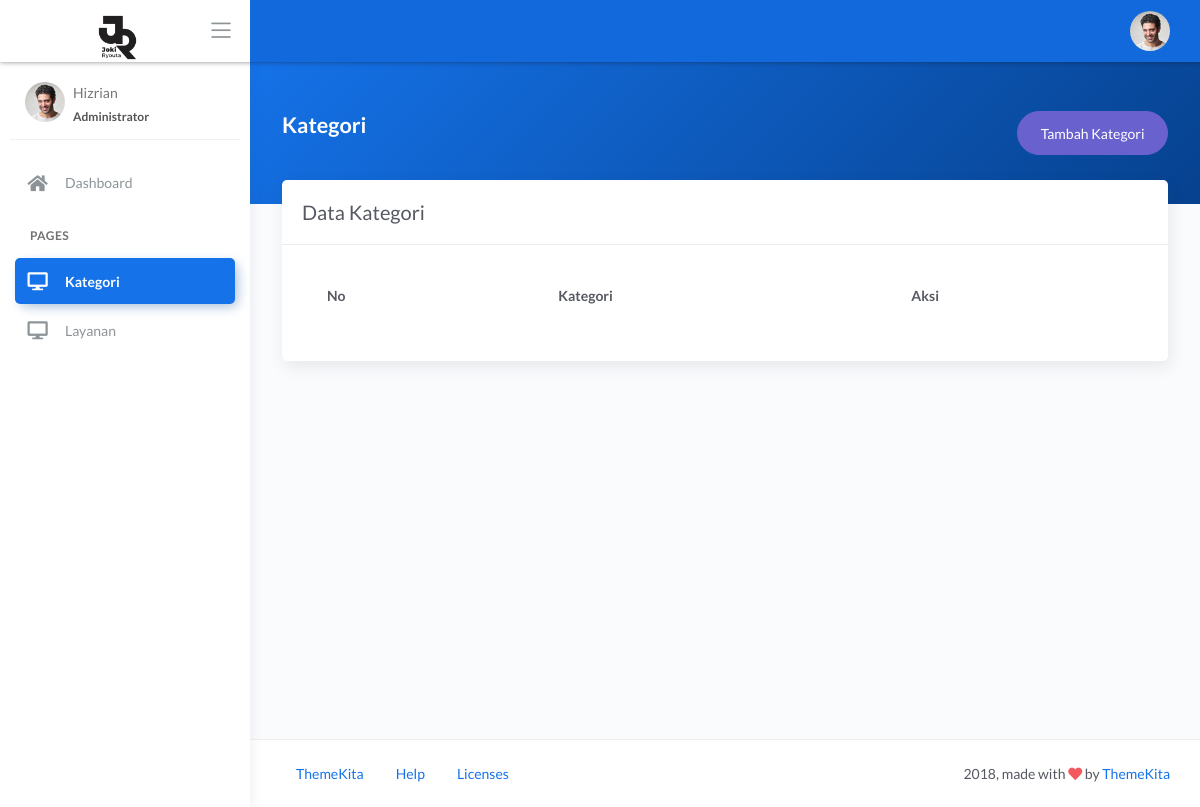
/index.php/admin/kategori, run on an earlier commit of the app's database.
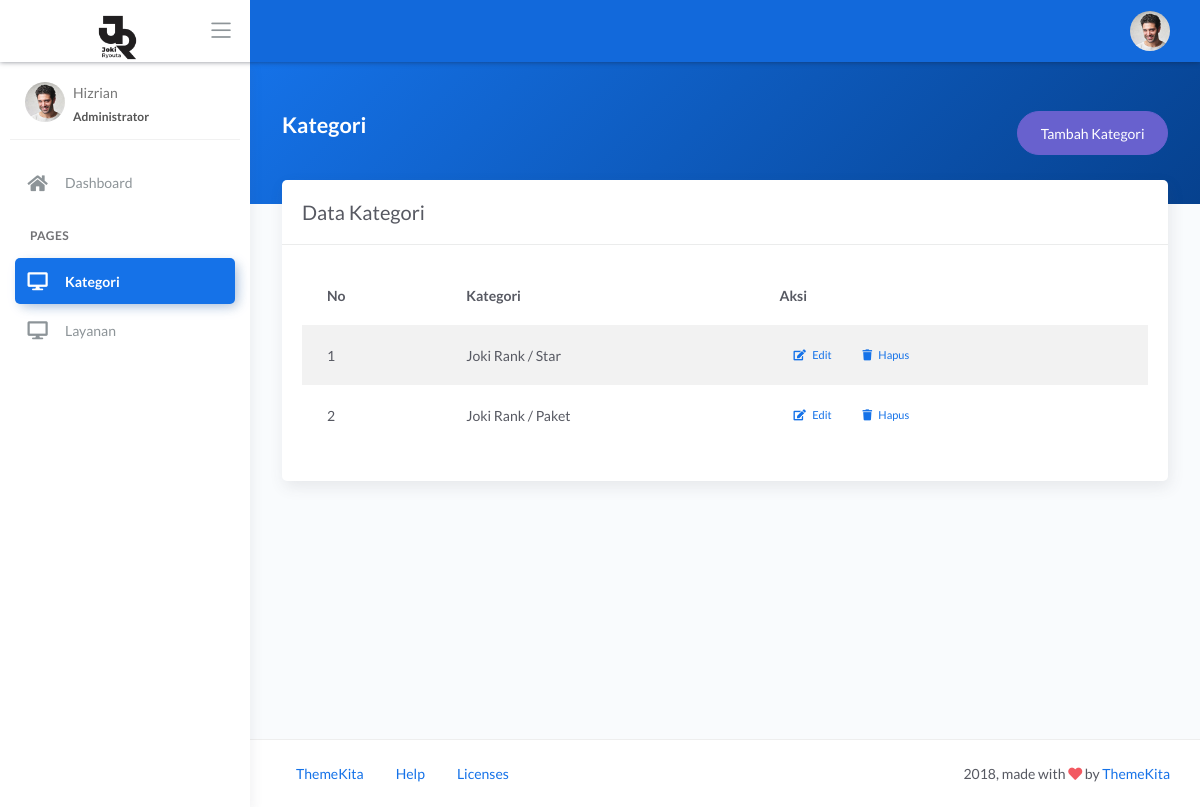
And on a later commit of the database.
### tables this page shows
CREATE TABLE `kategori` (
  `id` int(11) NOT NULL,
  `nama_kategori` varchar(255) NOT NULL
);

### application/controllers/admin/Kategori.php (called while the page is built, shortened)
<?php
class Kategori extends CI_Controller
{
    public function index()
    {
        $data['kategori'] = $this->db->get('kategori')->result();
        $this->load->view('admin/kategori/index', $data);
    }
}

### index.php (called while the page is built, shortened)
<?php
require_once BASEPATH.'core/CodeIgniter.php';

### application/views/admin/kategori/index.php (the view, shortened to what this page needs)
<!DOCTYPE html>
<html lang="en">
<body>
    <div class="wrapper">
        <div class="main-panel">
            <div class="content">
                <div class="panel-header bg-primary-gradient">
                    <div class="page-inner py-5">
                        <div class="d-flex align-items-left align-items-md-center flex-column flex-md-row">
                            <div>
                                <h2 class="text-white pb-2 fw-bold">Kategori</h2>
                            </div>
                            <div class="ml-md-auto py-2 py-md-0">
                                <a href="<?= base_url('admin/kategori/tambah') ?>" class="btn btn-secondary btn-round">Tambah Kategori</a>
                            </div>
                        </div>
                    </div>
                </div>
                <div class="page-inner mt--5">
                    <div class="row">
                        <div class="col-md-12">
                            <div class="card">
                                <div class="card-header">
                                    <h4 class="card-title">Data Kategori</h4>
                                </div>
                                <div class="card-body">
                                    <table class="table table-striped" id="basic-datatables">
                                        <thead>
                                            <tr>
                                                <th>No</th>
                                                <th>Kategori</th>
                                                <th>Aksi</th>
                                            </tr>
                                        </thead>
                                        <tbody>
                                            <?php $no = 1;
                                            foreach ($kategori as $data) { ?>
                                                <tr>
                                                    <td><?= $no++ ?></td>
                                                    <td><?= $data->nama_kategori ?></td>
                                                    <td>
                                                        <a href="<?= base_url('admin/kategori/edit/' . $data->id) ?>" class="btn btn-sm"><span class="fa fa-edit"></span> &nbsp; Edit</a>
                                                        <a href="<?= base_url('admin/kategori/hapus/' . $data->id) ?>" class="btn btn-sm btn-hapus"><span class="fa fa-trash"></span> &nbsp; Hapus</a>
                                                    </td>
                                                </tr>
                                            <?php } ?>
                                        </tbody>
                                    </table>
                                </div>
                            </div>
                        </div>
                    </div>
                </div>
            </div>
        </div>
    </div>
</body>
</html>

What changed in the data, as far as the page shows it:
added kategori: nama_kategori "Joki Rank / Star"
added kategori: nama_kategori "Joki Rank / Paket"
